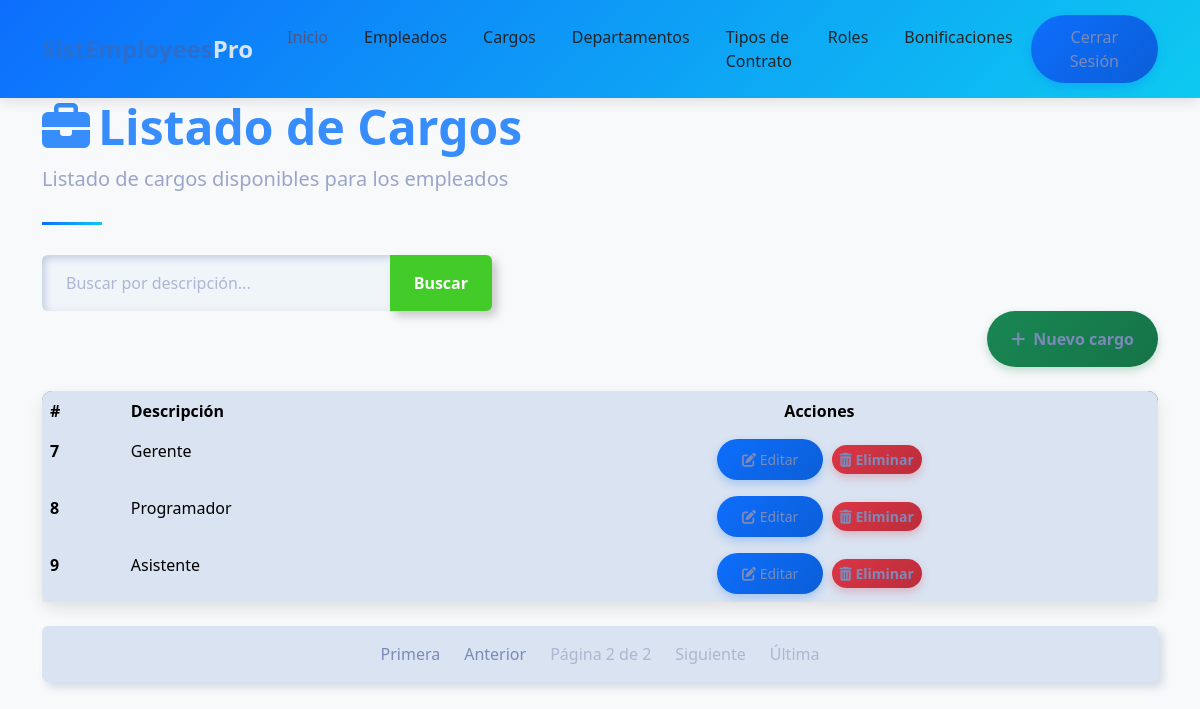
Before: /empleados/cargo_list/?page=3 (signed in) with the older database file.
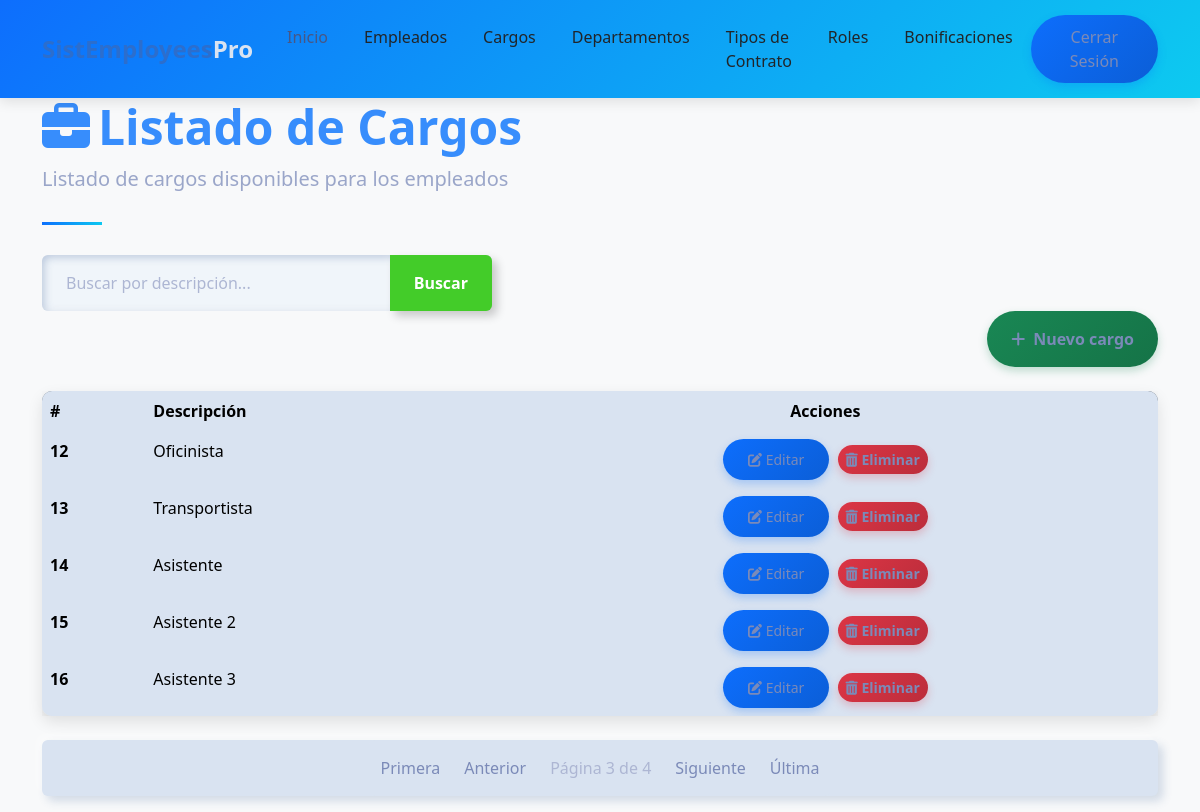
After: the same page with the newer database file.
### empleados/models.py (models this page shows, shortened)
class Cargo(models.Model):
    descripcion = models.CharField(max_length=100)

### empleados/views.py (the view)
# urls.py: path('cargo_list/', cargo_list, name='cargo_list'),  # URL para la vista cargos
@login_required
def cargo_list(request):
    query = request.GET.get('q', None)
    if query:
        cargos = Cargo.objects.filter(Q(descripcion__icontains=query))
    else:
        cargos = Cargo.objects.all()
    paginator = Paginator(cargos, 5)
    page_number = request.GET.get('page')
    page_obj = paginator.get_page(page_number)
    context = {'cargos': page_obj, 'title': 'Listado de Cargos'}
    return render(request, 'cargo/list.html', context)

### templates/cargo/list.html (shortened to what this page needs)
{% extends "home.html" %}
{% block content %}
<div class="container">
    <header class="page-header">
        <h1 class="display-5 fw-bold text-primary">
            <i class="fas fa-briefcase me-2"></i>Listado de Cargos
        </h1>
        <p class="lead text-muted">Listado de cargos disponibles para los empleados</p>
    </header>
    <form action="" style="max-width: 450px;">
        <div class="input-group">
            <input type="text" class="form-control" placeholder="Buscar por descripción..." name="q" value="{{ request.GET.q }}">
            <button class="btn btn-outline-success" type="submit" data-bs-toggle="tooltip" data-bs-title="Escriba parte de la descripción del cargo y haga clic en buscar">
                Buscar
            </button>
        </div>
    </form>
    <div class="d-flex justify-content-end mb-4">
        <a class="btn btn-success" href="{% url 'empleados:cargo_create' %}">
            <i class="fas fa-plus me-2"></i>Nuevo cargo
        </a>
    </div>
    <div class="card mb-4">
        <div class="card-body p-0">
            <div class="table-responsive">
                <table class="table table-hover mb-0">
                    <thead>
                        <tr>
                            <th scope="col">#</th>
                            <th scope="col">Descripción</th>
                            <th scope="col" class="text-center">Acciones</th>
                        </tr>
                    </thead>
                    <tbody>
                        {% for cargo in cargos %}
                        <tr>
                            <th scope="row">{{ cargo.id }}</th>
                            <td>{{ cargo.descripcion }}</td>
                            <td class="text-center">
                                <a href="{% url 'empleados:cargo_update' cargo.id %}" class="btn btn-sm btn-primary me-1">
                                    <i class="fas fa-edit"></i> Editar
                                </a>
                                <a href="{% url 'empleados:cargo_delete' cargo.id %}" class="btn btn-sm btn-danger">
                                    <i class="fas fa-trash-alt"></i> Eliminar
                                </a>
                            </td>
                        </tr>
                        {% endfor %}
                    </tbody>
                </table>
            </div>
        </div>
    </div>
    <nav aria-label="Page navigation">
        <ul class="pagination justify-content-center">
            {% if cargos.has_previous %}
                <li class="page-item">
                    <a class="page-link" href="?page=1{% if request.GET.q %}&q={{ request.GET.q }}{% endif %}">Primera</a>
                </li>
                <li class="page-item">
                    <a class="page-link" href="?page={{ cargos.previous_page_number }}{% if request.GET.q %}&q={{ request.GET.q }}{% endif %}">Anterior</a>
                </li>
            {% else %}
                <li class="page-item disabled"><span class="page-link">Primera</span></li>
                <li class="page-item disabled"><span class="page-link">Anterior</span></li>
            {% endif %}
            <li class="page-item disabled">
                <span class="page-link">Página {{ cargos.number }} de {{ cargos.paginator.num_pages }}</span>
            </li>
            {% if cargos.has_next %}
                <li class="page-item">
                    <a class="page-link" href="?page={{ cargos.next_page_number }}{% if request.GET.q %}&q={{ request.GET.q }}{% endif %}">Siguiente</a>
                </li>
                <li class="page-item">
                    <a class="page-link" href="?page={{ cargos.paginator.num_pages }}{% if request.GET.q %}&q={{ request.GET.q }}{% endif %}">Última</a>
                </li>
            {% else %}
                <li class="page-item disabled"><span class="page-link">Siguiente</span></li>
                <li class="page-item disabled"><span class="page-link">Última</span></li>
            {% endif %}
        </ul>
    </nav>
</div>
{% endblock %}

Changed rows visible on the page:
no longer on this page (row unchanged): Cargo: id "7", descripcion "Gerente"
no longer on this page (row unchanged): Cargo: id "8", descripcion "Programador"
no longer on this page (row unchanged): Cargo: id "9", descripcion "Asistente"
added Cargo: id "12", descripcion "Oficinista"
added Cargo: id "13", descripcion "Transportista"
added Cargo: id "14", descripcion "Asistente"
added Cargo: id "15", descripcion "Asistente 2"
added Cargo: id "16", descripcion "Asistente 3"
Other visible differences:
{{ cargos.number }}: "2" → "3"
{{ cargos.paginator.num_pages }}: "2" → "4"
